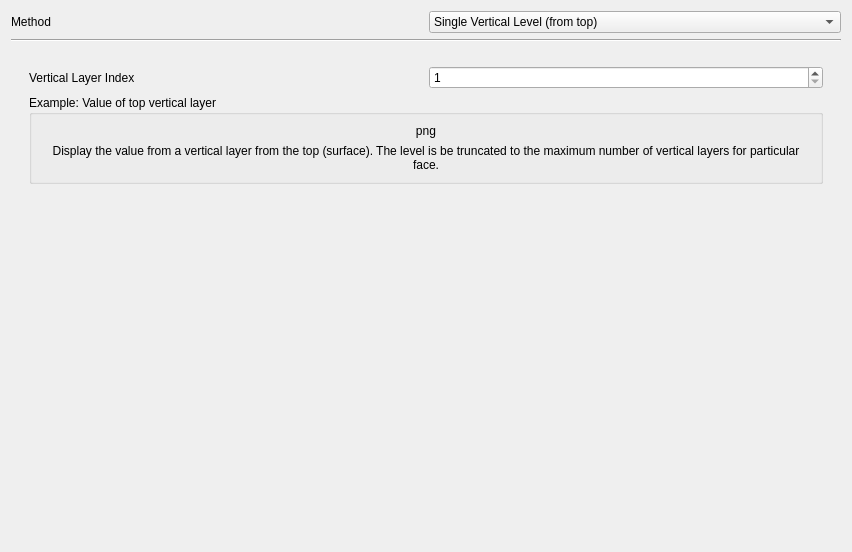
<?xml version="1.0" encoding="UTF-8"?>
<ui version="4.0">
 <class>QgsMeshRenderer3dAveragingWidgetBase</class>
 <widget class="QWidget" name="QgsMeshRenderer3dAveragingWidgetBase">
  <property name="geometry">
   <rect>
    <x>0</x>
    <y>0</y>
    <width>852</width>
    <height>552</height>
   </rect>
  </property>
  <property name="windowTitle">
   <string>Form</string>
  </property>
  <layout class="QVBoxLayout" name="verticalLayout_7">
   <item>
    <layout class="QHBoxLayout" name="horizontalLayout_2">
     <item>
      <widget class="QLabel" name="mAveragingMethodLabel">
       <property name="text">
        <string>Method</string>
       </property>
      </widget>
     </item>
     <item>
      <widget class="QComboBox" name="mAveragingMethodComboBox">
       <property name="minimumSize">
        <size>
         <width>0</width>
         <height>0</height>
        </size>
       </property>
       <item>
        <property name="text">
         <string>Single Vertical Level (from top)</string>
        </property>
       </item>
       <item>
        <property name="text">
         <string>Single Vertical Level (from bottom)</string>
        </property>
       </item>
       <item>
        <property name="text">
         <string>Multi Vertical Level (from top)</string>
        </property>
       </item>
       <item>
        <property name="text">
         <string>Multi Vertical Level (from bottom)</string>
        </property>
       </item>
       <item>
        <property name="text">
         <string>Sigma</string>
        </property>
       </item>
       <item>
        <property name="text">
         <string>Depth (relative to sufrace)</string>
        </property>
       </item>
       <item>
        <property name="text">
         <string>Height (relative to bed level)</string>
        </property>
       </item>
       <item>
        <property name="text">
         <string>Elevation (absolute to model's datum)</string>
        </property>
       </item>
      </widget>
     </item>
    </layout>
   </item>
   <item>
    <widget class="Line" name="line">
     <property name="orientation">
      <enum>Qt::Horizontal</enum>
     </property>
    </widget>
   </item>
   <item>
    <widget class="QStackedWidget" name="mAveragingMethodStackedWidget">
     <property name="currentIndex">
      <number>0</number>
     </property>
     <widget class="QWidget" name="mAveragingMethodSingleLevelTopPage">
      <property name="sizePolicy">
       <sizepolicy hsizetype="Maximum" vsizetype="Preferred">
        <horstretch>0</horstretch>
        <verstretch>0</verstretch>
       </sizepolicy>
      </property>
      <layout class="QVBoxLayout" name="verticalLayout_3">
       <item>
        <widget class="QWidget" name="widget" native="true">
         <layout class="QVBoxLayout" name="verticalLayout_18">
          <item>
           <layout class="QHBoxLayout" name="horizontalLayout">
            <item>
             <widget class="QLabel" name="mAveragingMethodLabel_2">
              <property name="text">
               <string>Vertical Layer Index</string>
              </property>
             </widget>
            </item>
            <item>
             <widget class="QgsSpinBox" name="mSingleVerticalLayerIndexTopSpinBox">
              <property name="minimum">
               <number>1</number>
              </property>
              <property name="maximum">
               <number>999</number>
              </property>
             </widget>
            </item>
           </layout>
          </item>
          <item>
           <widget class="QGroupBox" name="mSingleTopGroup">
            <property name="title">
             <string>Example: Value of top vertical layer</string>
            </property>
            <layout class="QVBoxLayout" name="verticalLayout_2">
             <item>
              <widget class="QLabel" name="mSingleTopPngLabel">
               <property name="sizePolicy">
                <sizepolicy hsizetype="Expanding" vsizetype="Preferred">
                 <horstretch>0</horstretch>
                 <verstretch>0</verstretch>
                </sizepolicy>
               </property>
               <property name="text">
                <string>png</string>
               </property>
               <property name="scaledContents">
                <bool>false</bool>
               </property>
               <property name="alignment">
                <set>Qt::AlignCenter</set>
               </property>
              </widget>
             </item>
             <item>
              <widget class="QLabel" name="mSingleTopDescLabel">
               <property name="text">
                <string>Display the value from a vertical layer from the top (surface). The level is be truncated to the maximum number of vertical layers for particular face.</string>
               </property>
               <property name="alignment">
                <set>Qt::AlignCenter</set>
               </property>
               <property name="wordWrap">
                <bool>true</bool>
               </property>
              </widget>
             </item>
            </layout>
           </widget>
          </item>
          <item>
           <spacer name="verticalSpacer">
            <property name="orientation">
             <enum>Qt::Vertical</enum>
            </property>
            <property name="sizeHint" stdset="0">
             <size>
              <width>20</width>
              <height>40</height>
             </size>
            </property>
           </spacer>
          </item>
         </layout>
        </widget>
       </item>
      </layout>
     </widget>
     <widget class="QWidget" name="mAveragingMethodSingleLevelBottomPage">
      <layout class="QVBoxLayout" name="verticalLayout_17">
       <item>
        <widget class="QWidget" name="widget_8" native="true">
         <layout class="QVBoxLayout" name="verticalLayout_19">
          <item>
           <layout class="QHBoxLayout" name="horizontalLayout_15">
            <item>
             <widget class="QLabel" name="mAveragingMethodLabel_11">
              <property name="text">
               <string>Vertical Layer Index</string>
              </property>
             </widget>
            </item>
            <item>
             <widget class="QgsSpinBox" name="mSingleVerticalLayerIndexBottomSpinBox">
              <property name="minimum">
               <number>1</number>
              </property>
              <property name="maximum">
               <number>999</number>
              </property>
             </widget>
            </item>
           </layout>
          </item>
          <item>
           <widget class="QGroupBox" name="groupBox">
            <property name="title">
             <string>Example: Value of bottom vertical layer</string>
            </property>
            <layout class="QVBoxLayout" name="verticalLayout_16">
             <item>
              <widget class="QLabel" name="mSingleBottomPngLabel">
               <property name="text">
                <string>..png...</string>
               </property>
               <property name="scaledContents">
                <bool>false</bool>
               </property>
               <property name="alignment">
                <set>Qt::AlignCenter</set>
               </property>
              </widget>
             </item>
             <item>
              <widget class="QLabel" name="mSingleBottomDescLabel">
               <property name="text">
                <string>Display the value from a vertical layer from the bottom (bed). The level is be truncated to the maximum number of vertical layers for particular face.</string>
               </property>
               <property name="alignment">
                <set>Qt::AlignCenter</set>
               </property>
               <property name="wordWrap">
                <bool>true</bool>
               </property>
              </widget>
             </item>
            </layout>
           </widget>
          </item>
          <item>
           <spacer name="verticalSpacer_8">
            <property name="orientation">
             <enum>Qt::Vertical</enum>
            </property>
            <property name="sizeHint" stdset="0">
             <size>
              <width>20</width>
              <height>291</height>
             </size>
            </property>
           </spacer>
          </item>
         </layout>
        </widget>
       </item>
      </layout>
     </widget>
     <widget class="QWidget" name="mAveragingMethodMultiTopPage">
      <layout class="QVBoxLayout" name="verticalLayout_20">
       <item>
        <widget class="QWidget" name="widget_2" native="true">
         <layout class="QVBoxLayout" name="verticalLayout_4">
          <item>
           <layout class="QHBoxLayout" name="horizontalLayout_5">
            <item>
             <widget class="QLabel" name="mAveragingMethodLabel_3">
              <property name="text">
               <string>Start Vertical Layer Index</string>
              </property>
             </widget>
            </item>
            <item>
             <widget class="QgsSpinBox" name="mMultiTopVerticalLayerStartIndexSpinBox">
              <property name="minimum">
               <number>1</number>
              </property>
              <property name="maximum">
               <number>999</number>
              </property>
             </widget>
            </item>
           </layout>
          </item>
          <item>
           <layout class="QHBoxLayout" name="horizontalLayout_3">
            <item>
             <widget class="QLabel" name="mAveragingMethodLabel_5">
              <property name="text">
               <string>End Vertical Layer Index</string>
              </property>
             </widget>
            </item>
            <item>
             <widget class="QgsSpinBox" name="mMultiTopVerticalLayerEndIndexSpinBox">
              <property name="minimum">
               <number>1</number>
              </property>
              <property name="maximum">
               <number>999</number>
              </property>
             </widget>
            </item>
           </layout>
          </item>
         </layout>
        </widget>
       </item>
       <item>
        <widget class="QGroupBox" name="groupBox_2">
         <property name="title">
          <string>Example: first 2 vertical levels </string>
         </property>
         <layout class="QVBoxLayout" name="verticalLayout_5">
          <item>
           <widget class="QLabel" name="mMultiTopPngLabel">
            <property name="text">
             <string>..png...</string>
            </property>
            <property name="scaledContents">
             <bool>false</bool>
            </property>
            <property name="alignment">
             <set>Qt::AlignCenter</set>
            </property>
           </widget>
          </item>
          <item>
           <widget class="QLabel" name="mMultiTopDescLabel">
            <property name="text">
             <string>Averages values from multiple vertical layers from the top (surface). The level is be truncated to the maximum number of vertical layers for particular face.</string>
            </property>
            <property name="alignment">
             <set>Qt::AlignCenter</set>
            </property>
            <property name="wordWrap">
             <bool>true</bool>
            </property>
           </widget>
          </item>
         </layout>
        </widget>
       </item>
       <item>
        <spacer name="verticalSpacer_2">
         <property name="orientation">
          <enum>Qt::Vertical</enum>
         </property>
         <property name="sizeHint" stdset="0">
          <size>
           <width>20</width>
           <height>258</height>
          </size>
         </property>
        </spacer>
       </item>
      </layout>
     </widget>
     <widget class="QWidget" name="mAveragingMethodMultiBottomPage">
      <layout class="QVBoxLayout" name="verticalLayout_21">
       <item>
        <widget class="QWidget" name="widget_3" native="true">
         <layout class="QVBoxLayout" name="verticalLayout_6">
          <item>
           <layout class="QHBoxLayout" name="horizontalLayout_4">
            <item>
             <widget class="QLabel" name="mAveragingMethodLabel_4">
              <property name="text">
               <string>Start Vertical Layer Index</string>
              </property>
             </widget>
            </item>
            <item>
             <widget class="QgsSpinBox" name="mMultiBottomVerticalLayerStartIndexSpinBox">
              <property name="minimum">
               <number>1</number>
              </property>
              <property name="maximum">
               <number>999</number>
              </property>
             </widget>
            </item>
           </layout>
          </item>
          <item>
           <layout class="QHBoxLayout" name="horizontalLayout_6">
            <item>
             <widget class="QLabel" name="mAveragingMethodLabel_6">
              <property name="text">
               <string>End Vertical Layer Index</string>
              </property>
             </widget>
            </item>
            <item>
             <widget class="QgsSpinBox" name="mMultiBottomVerticalLayerEndIndexSpinBox">
              <property name="minimum">
               <number>1</number>
              </property>
              <property name="maximum">
               <number>999</number>
              </property>
             </widget>
            </item>
           </layout>
          </item>
         </layout>
        </widget>
       </item>
       <item>
        <widget class="QGroupBox" name="groupBox_3">
         <property name="title">
          <string>Example: last 2 vertical levels</string>
         </property>
         <layout class="QVBoxLayout" name="verticalLayout">
          <item>
           <widget class="QLabel" name="mMultiBottomPngLabel">
            <property name="text">
             <string>..png...</string>
            </property>
            <property name="scaledContents">
             <bool>false</bool>
            </property>
            <property name="alignment">
             <set>Qt::AlignCenter</set>
            </property>
           </widget>
          </item>
          <item>
           <widget class="QLabel" name="mMultiBottomDescLabel">
            <property name="text">
             <string>Averages values from multiple vertical layers from the bottom (bed). The level is be truncated to the maximum number of vertical layers for particular face.</string>
            </property>
            <property name="alignment">
             <set>Qt::AlignCenter</set>
            </property>
            <property name="wordWrap">
             <bool>true</bool>
            </property>
           </widget>
          </item>
         </layout>
        </widget>
       </item>
       <item>
        <spacer name="verticalSpacer_3">
         <property name="orientation">
          <enum>Qt::Vertical</enum>
         </property>
         <property name="sizeHint" stdset="0">
          <size>
           <width>20</width>
           <height>40</height>
          </size>
         </property>
        </spacer>
       </item>
      </layout>
     </widget>
     <widget class="QWidget" name="mAveragingMethodSigmaPage">
      <layout class="QVBoxLayout" name="verticalLayout_12">
       <item>
        <widget class="QWidget" name="widget_4" native="true">
         <layout class="QVBoxLayout" name="verticalLayout_22">
          <item>
           <layout class="QHBoxLayout" name="horizontalLayout_7">
            <item>
             <widget class="QLabel" name="mAveragingMethodLabel_7">
              <property name="text">
               <string>Start fraction </string>
              </property>
             </widget>
            </item>
            <item>
             <widget class="QgsDoubleSpinBox" name="mSigmaStartFractionSpinBox">
              <property name="maximum">
               <double>1.000000000000000</double>
              </property>
              <property name="singleStep">
               <double>0.100000000000000</double>
              </property>
              <property name="value">
               <double>0.250000000000000</double>
              </property>
             </widget>
            </item>
           </layout>
          </item>
          <item>
           <layout class="QHBoxLayout" name="horizontalLayout_8">
            <item>
             <widget class="QLabel" name="label">
              <property name="text">
               <string>End fraction</string>
              </property>
             </widget>
            </item>
            <item>
             <widget class="QgsDoubleSpinBox" name="mSigmaEndFractionSpinBox">
              <property name="maximum">
               <double>1.000000000000000</double>
              </property>
              <property name="singleStep">
               <double>0.100000000000000</double>
              </property>
              <property name="value">
               <double>0.750000000000000</double>
              </property>
             </widget>
            </item>
           </layout>
          </item>
          <item>
           <widget class="QGroupBox" name="groupBox_4">
            <property name="title">
             <string>Example: Sigma range 0.25 - 0.75 </string>
            </property>
            <layout class="QVBoxLayout" name="verticalLayout_8">
             <item>
              <widget class="QLabel" name="mSigmaPngLabel">
               <property name="text">
                <string>..png...</string>
               </property>
               <property name="scaledContents">
                <bool>false</bool>
               </property>
               <property name="alignment">
                <set>Qt::AlignCenter</set>
               </property>
              </widget>
             </item>
             <item>
              <widget class="QLabel" name="mSigmaDescLabel">
               <property name="text">
                <string>Sigma averages over the values between 0 (bed level) and 1 (surface).</string>
               </property>
               <property name="alignment">
                <set>Qt::AlignCenter</set>
               </property>
               <property name="wordWrap">
                <bool>true</bool>
               </property>
              </widget>
             </item>
            </layout>
           </widget>
          </item>
          <item>
           <spacer name="verticalSpacer_4">
            <property name="orientation">
             <enum>Qt::Vertical</enum>
            </property>
            <property name="sizeHint" stdset="0">
             <size>
              <width>20</width>
              <height>40</height>
             </size>
            </property>
           </spacer>
          </item>
         </layout>
        </widget>
       </item>
      </layout>
     </widget>
     <widget class="QWidget" name="mAveragingMethodDepthPage">
      <layout class="QVBoxLayout" name="verticalLayout_13">
       <item>
        <widget class="QWidget" name="widget_5" native="true">
         <layout class="QVBoxLayout" name="verticalLayout_23">
          <item>
           <layout class="QHBoxLayout" name="horizontalLayout_9">
            <item>
             <widget class="QLabel" name="mAveragingMethodLabel_8">
              <property name="text">
               <string>Start depth</string>
              </property>
             </widget>
            </item>
            <item>
             <widget class="QgsDoubleSpinBox" name="mDepthStartSpinBox">
              <property name="maximum">
               <double>99999.000000000000000</double>
              </property>
             </widget>
            </item>
           </layout>
          </item>
          <item>
           <layout class="QHBoxLayout" name="horizontalLayout_10">
            <item>
             <widget class="QLabel" name="lab2">
              <property name="text">
               <string>End depth</string>
              </property>
             </widget>
            </item>
            <item>
             <widget class="QgsDoubleSpinBox" name="mDepthEndSpinBox">
              <property name="maximum">
               <double>99999.000000000000000</double>
              </property>
              <property name="value">
               <double>100.000000000000000</double>
              </property>
             </widget>
            </item>
           </layout>
          </item>
          <item>
           <widget class="QGroupBox" name="groupBox_5">
            <property name="title">
             <string>Example: Depth 0.5 to 1.7</string>
            </property>
            <layout class="QVBoxLayout" name="verticalLayout_9">
             <item>
              <widget class="QLabel" name="mDepthPngLabel">
               <property name="text">
                <string>..png...</string>
               </property>
               <property name="scaledContents">
                <bool>false</bool>
               </property>
               <property name="alignment">
                <set>Qt::AlignCenter</set>
               </property>
              </widget>
             </item>
             <item>
              <widget class="QLabel" name="mDepthDescLabel">
               <property name="text">
                <string>Depth averaging method averages the values based on range defined relative to surface. The range is defined in the same length units as defined by model (e.g. meters)</string>
               </property>
               <property name="alignment">
                <set>Qt::AlignCenter</set>
               </property>
               <property name="wordWrap">
                <bool>true</bool>
               </property>
              </widget>
             </item>
            </layout>
           </widget>
          </item>
          <item>
           <spacer name="verticalSpacer_5">
            <property name="orientation">
             <enum>Qt::Vertical</enum>
            </property>
            <property name="sizeHint" stdset="0">
             <size>
              <width>20</width>
              <height>40</height>
             </size>
            </property>
           </spacer>
          </item>
         </layout>
        </widget>
       </item>
      </layout>
     </widget>
     <widget class="QWidget" name="mAveragingMethodHeightPage">
      <layout class="QVBoxLayout" name="verticalLayout_24">
       <item>
        <widget class="QWidget" name="widget_6" native="true">
         <layout class="QVBoxLayout" name="verticalLayout_10">
          <item>
           <layout class="QHBoxLayout" name="horizontalLayout_11">
            <item>
             <widget class="QLabel" name="mAveragingMethodLabel_9">
              <property name="text">
               <string>Start height</string>
              </property>
             </widget>
            </item>
            <item>
             <widget class="QgsDoubleSpinBox" name="mHeightStartSpinBox">
              <property name="maximum">
               <double>99999.000000000000000</double>
              </property>
             </widget>
            </item>
           </layout>
          </item>
          <item>
           <layout class="QHBoxLayout" name="horizontalLayout_12">
            <item>
             <widget class="QLabel" name="labl">
              <property name="text">
               <string>End height</string>
              </property>
             </widget>
            </item>
            <item>
             <widget class="QgsDoubleSpinBox" name="mHeightEndSpinBox">
              <property name="maximum">
               <double>99999.000000000000000</double>
              </property>
              <property name="value">
               <double>100.000000000000000</double>
              </property>
             </widget>
            </item>
           </layout>
          </item>
         </layout>
        </widget>
       </item>
       <item>
        <widget class="QGroupBox" name="groupBox_6">
         <property name="title">
          <string>Example: Height 0-1.5m</string>
         </property>
         <layout class="QVBoxLayout" name="verticalLayout_14">
          <item>
           <widget class="QLabel" name="mHeightPngLabel">
            <property name="text">
             <string>..png...</string>
            </property>
            <property name="scaledContents">
             <bool>false</bool>
            </property>
            <property name="alignment">
             <set>Qt::AlignCenter</set>
            </property>
           </widget>
          </item>
          <item>
           <widget class="QLabel" name="mHeightDescLabel">
            <property name="text">
             <string>Height averaging method averages the values based on range defined relative to bed elevation. The range is defined in the same length units as defined by model (e.g. meters)</string>
            </property>
            <property name="alignment">
             <set>Qt::AlignCenter</set>
            </property>
            <property name="wordWrap">
             <bool>true</bool>
            </property>
           </widget>
          </item>
         </layout>
        </widget>
       </item>
       <item>
        <spacer name="verticalSpacer_6">
         <property name="orientation">
          <enum>Qt::Vertical</enum>
         </property>
         <property name="sizeHint" stdset="0">
          <size>
           <width>20</width>
           <height>40</height>
          </size>
         </property>
        </spacer>
       </item>
      </layout>
     </widget>
     <widget class="QWidget" name="mAveragingMethodElevationPage">
      <layout class="QVBoxLayout" name="verticalLayout_15">
       <item>
        <widget class="QWidget" name="widget_7" native="true">
         <layout class="QVBoxLayout" name="verticalLayout_25">
          <item>
           <layout class="QHBoxLayout" name="horizontalLayout_13">
            <item>
             <widget class="QLabel" name="mAveragingMethodLabel_10">
              <property name="text">
               <string>Start elevation</string>
              </property>
             </widget>
            </item>
            <item>
             <widget class="QgsDoubleSpinBox" name="mElevationStartSpinBox">
              <property name="minimum">
               <double>-999999.000000000000000</double>
              </property>
              <property name="maximum">
               <double>0.000000000000000</double>
              </property>
              <property name="singleStep">
               <double>1.000000000000000</double>
              </property>
             </widget>
            </item>
           </layout>
          </item>
          <item>
           <layout class="QHBoxLayout" name="horizontalLayout_14">
            <item>
             <widget class="QLabel" name="label_2">
              <property name="text">
               <string>End elevation</string>
              </property>
             </widget>
            </item>
            <item>
             <widget class="QgsDoubleSpinBox" name="mElevationEndSpinBox">
              <property name="minimum">
               <double>-999999.000000000000000</double>
              </property>
              <property name="maximum">
               <double>0.000000000000000</double>
              </property>
              <property name="value">
               <double>-100.000000000000000</double>
              </property>
             </widget>
            </item>
           </layout>
          </item>
          <item>
           <widget class="QGroupBox" name="groupBox_7">
            <property name="title">
             <string>Example: Elevation -0.5 -to -2.5</string>
            </property>
            <layout class="QVBoxLayout" name="verticalLayout_11">
             <item>
              <widget class="QLabel" name="mElevationPngLabel">
               <property name="text">
                <string>..png...</string>
               </property>
               <property name="scaledContents">
                <bool>false</bool>
               </property>
               <property name="alignment">
                <set>Qt::AlignCenter</set>
               </property>
              </widget>
             </item>
             <item>
              <widget class="QLabel" name="mElevationDescLabel">
               <property name="text">
                <string> Elevation averaging method averages the values based on range defined absolute value to the model's datum. The range is defined in the same length units as defined by model (e.g. meters). The elevation will be truncated at the surface and bed levels.</string>
               </property>
               <property name="alignment">
                <set>Qt::AlignCenter</set>
               </property>
               <property name="wordWrap">
                <bool>true</bool>
               </property>
              </widget>
             </item>
            </layout>
           </widget>
          </item>
          <item>
           <spacer name="verticalSpacer_7">
            <property name="orientation">
             <enum>Qt::Vertical</enum>
            </property>
            <property name="sizeHint" stdset="0">
             <size>
              <width>20</width>
              <height>40</height>
             </size>
            </property>
           </spacer>
          </item>
         </layout>
        </widget>
       </item>
      </layout>
     </widget>
    </widget>
   </item>
  </layout>
 </widget>
 <customwidgets>
  <customwidget>
   <class>QgsSpinBox</class>
   <extends>QSpinBox</extends>
   <header>qgsspinbox.h</header>
  </customwidget>
  <customwidget>
   <class>QgsDoubleSpinBox</class>
   <extends>QDoubleSpinBox</extends>
   <header>qgsdoublespinbox.h</header>
  </customwidget>
 </customwidgets>
 <resources/>
 <connections/>
</ui>
